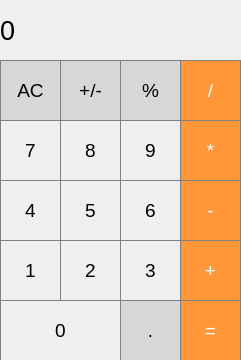
<?xml version="1.0" encoding="UTF-8"?>
<ui version="4.0">
 <class>Calculator</class>
 <widget class="QMainWindow" name="Calculator">
  <property name="geometry">
   <rect>
    <x>0</x>
    <y>0</y>
    <width>241</width>
    <height>360</height>
   </rect>
  </property>
  <property name="windowTitle">
   <string>Calculator</string>
  </property>
  <widget class="QWidget" name="centralwidget">
   <widget class="QLabel" name="result">
    <property name="geometry">
     <rect>
      <x>0</x>
      <y>0</y>
      <width>231</width>
      <height>61</height>
     </rect>
    </property>
    <property name="font">
     <font>
      <pointsize>20</pointsize>
     </font>
    </property>
    <property name="styleSheet">
     <string notr="true">QLabel
{
   qproperty-alignment: 'AlignVCenter | AlignRight';
   border-bottom: 1px solid gray;
}
background-color: white;</string>
    </property>
    <property name="text">
     <string>0</string>
    </property>
   </widget>
   <widget class="QPushButton" name="pushButton_AC">
    <property name="geometry">
     <rect>
      <x>0</x>
      <y>60</y>
      <width>61</width>
      <height>61</height>
     </rect>
    </property>
    <property name="font">
     <font>
      <pointsize>14</pointsize>
     </font>
    </property>
    <property name="styleSheet">
     <string notr="true">QPushButton {
     border: 1px solid grey;
    background-color: rgb(215,215,215);
}

 QPushButton:pressed {
     background-color: qlineargradient(x1: 0, y1: 0, x2: 0, y2: 1,
                                       stop: 0 #bebebe, stop: 1 #d7d7d7);
 }</string>
    </property>
    <property name="text">
     <string>AC</string>
    </property>
    <property name="autoDefault">
     <bool>false</bool>
    </property>
   </widget>
   <widget class="QPushButton" name="pushButton_plusminus">
    <property name="geometry">
     <rect>
      <x>60</x>
      <y>60</y>
      <width>61</width>
      <height>61</height>
     </rect>
    </property>
    <property name="font">
     <font>
      <pointsize>14</pointsize>
     </font>
    </property>
    <property name="styleSheet">
     <string notr="true">QPushButton {
     border: 1px solid grey;
    background-color: rgb(215,215,215);
}

 QPushButton:pressed {
     background-color: qlineargradient(x1: 0, y1: 0, x2: 0, y2: 1,
                                       stop: 0 #bebebe, stop: 1 #d7d7d7);
 }</string>
    </property>
    <property name="text">
     <string>+/-</string>
    </property>
   </widget>
   <widget class="QPushButton" name="pushButton_percent">
    <property name="geometry">
     <rect>
      <x>120</x>
      <y>60</y>
      <width>61</width>
      <height>61</height>
     </rect>
    </property>
    <property name="font">
     <font>
      <pointsize>14</pointsize>
     </font>
    </property>
    <property name="styleSheet">
     <string notr="true">QPushButton {
     border: 1px solid grey;
    background-color: rgb(215,215,215);
}

 QPushButton:pressed {
     background-color: qlineargradient(x1: 0, y1: 0, x2: 0, y2: 1,
                                       stop: 0 #bebebe, stop: 1 #d7d7d7);
 }</string>
    </property>
    <property name="text">
     <string>%</string>
    </property>
   </widget>
   <widget class="QPushButton" name="pushButton_div">
    <property name="geometry">
     <rect>
      <x>180</x>
      <y>60</y>
      <width>61</width>
      <height>61</height>
     </rect>
    </property>
    <property name="font">
     <font>
      <pointsize>14</pointsize>
     </font>
    </property>
    <property name="styleSheet">
     <string notr="true">QPushButton {
border: 1px solid grey;
background-color: rgb(255,151,57);
color: white;
}

QPushButton:pressed {
background-color: qlineargradient(x1: 0, y1: 0, x2: 0, y2: 1,
stop: 0 #ff7832, stop: 1 #ff9739);
}
</string>
    </property>
    <property name="text">
     <string>/</string>
    </property>
   </widget>
   <widget class="QPushButton" name="pushButton_mul">
    <property name="geometry">
     <rect>
      <x>180</x>
      <y>120</y>
      <width>61</width>
      <height>61</height>
     </rect>
    </property>
    <property name="font">
     <font>
      <pointsize>14</pointsize>
     </font>
    </property>
    <property name="styleSheet">
     <string notr="true">QPushButton {
border: 1px solid grey;
background-color: rgb(255,151,57);
color: white;
}

QPushButton:pressed {
background-color: qlineargradient(x1: 0, y1: 0, x2: 0, y2: 1,
stop: 0 #ff7832, stop: 1 #ff9739);
}
</string>
    </property>
    <property name="text">
     <string>*</string>
    </property>
   </widget>
   <widget class="QPushButton" name="pushButton_8">
    <property name="geometry">
     <rect>
      <x>60</x>
      <y>120</y>
      <width>61</width>
      <height>61</height>
     </rect>
    </property>
    <property name="font">
     <font>
      <pointsize>14</pointsize>
     </font>
    </property>
    <property name="styleSheet">
     <string notr="true">QPushButton {
     border: 1px solid grey;
}

 QPushButton:pressed {
     background-color: qlineargradient(x1: 0, y1: 0, x2: 0, y2: 1,
                                       stop: 0 #dadbde, stop: 1 #f6f7fa);
 }</string>
    </property>
    <property name="text">
     <string>8</string>
    </property>
   </widget>
   <widget class="QPushButton" name="pushButton_9">
    <property name="geometry">
     <rect>
      <x>120</x>
      <y>120</y>
      <width>61</width>
      <height>61</height>
     </rect>
    </property>
    <property name="font">
     <font>
      <pointsize>14</pointsize>
     </font>
    </property>
    <property name="styleSheet">
     <string notr="true">QPushButton {
     border: 1px solid grey;
}

 QPushButton:pressed {
     background-color: qlineargradient(x1: 0, y1: 0, x2: 0, y2: 1,
                                       stop: 0 #dadbde, stop: 1 #f6f7fa);
 }</string>
    </property>
    <property name="text">
     <string>9</string>
    </property>
   </widget>
   <widget class="QPushButton" name="pushButton_7">
    <property name="geometry">
     <rect>
      <x>0</x>
      <y>120</y>
      <width>61</width>
      <height>61</height>
     </rect>
    </property>
    <property name="font">
     <font>
      <pointsize>14</pointsize>
     </font>
    </property>
    <property name="styleSheet">
     <string notr="true">QPushButton {
     border: 1px solid grey;
}

 QPushButton:pressed {
     background-color: qlineargradient(x1: 0, y1: 0, x2: 0, y2: 1,
                                       stop: 0 #dadbde, stop: 1 #f6f7fa);
 }</string>
    </property>
    <property name="text">
     <string>7</string>
    </property>
   </widget>
   <widget class="QPushButton" name="pushButton_sub">
    <property name="geometry">
     <rect>
      <x>180</x>
      <y>180</y>
      <width>61</width>
      <height>61</height>
     </rect>
    </property>
    <property name="font">
     <font>
      <pointsize>14</pointsize>
     </font>
    </property>
    <property name="styleSheet">
     <string notr="true">QPushButton {
border: 1px solid grey;
background-color: rgb(255,151,57);
color: white;
}

QPushButton:pressed {
background-color: qlineargradient(x1: 0, y1: 0, x2: 0, y2: 1,
stop: 0 #ff7832, stop: 1 #ff9739);
}
</string>
    </property>
    <property name="text">
     <string>-</string>
    </property>
   </widget>
   <widget class="QPushButton" name="pushButton_5">
    <property name="geometry">
     <rect>
      <x>60</x>
      <y>180</y>
      <width>61</width>
      <height>61</height>
     </rect>
    </property>
    <property name="font">
     <font>
      <pointsize>14</pointsize>
     </font>
    </property>
    <property name="styleSheet">
     <string notr="true">QPushButton {
     border: 1px solid grey;
}

 QPushButton:pressed {
     background-color: qlineargradient(x1: 0, y1: 0, x2: 0, y2: 1,
                                       stop: 0 #dadbde, stop: 1 #f6f7fa);
 }</string>
    </property>
    <property name="text">
     <string>5</string>
    </property>
   </widget>
   <widget class="QPushButton" name="pushButton_6">
    <property name="geometry">
     <rect>
      <x>120</x>
      <y>180</y>
      <width>61</width>
      <height>61</height>
     </rect>
    </property>
    <property name="font">
     <font>
      <pointsize>14</pointsize>
     </font>
    </property>
    <property name="styleSheet">
     <string notr="true">QPushButton {
     border: 1px solid grey;
}

 QPushButton:pressed {
     background-color: qlineargradient(x1: 0, y1: 0, x2: 0, y2: 1,
                                       stop: 0 #dadbde, stop: 1 #f6f7fa);
 }</string>
    </property>
    <property name="text">
     <string>6</string>
    </property>
   </widget>
   <widget class="QPushButton" name="pushButton_4">
    <property name="geometry">
     <rect>
      <x>0</x>
      <y>180</y>
      <width>61</width>
      <height>61</height>
     </rect>
    </property>
    <property name="font">
     <font>
      <pointsize>14</pointsize>
     </font>
    </property>
    <property name="styleSheet">
     <string notr="true">QPushButton {
     border: 1px solid grey;
}

 QPushButton:pressed {
     background-color: qlineargradient(x1: 0, y1: 0, x2: 0, y2: 1,
                                       stop: 0 #dadbde, stop: 1 #f6f7fa);
 }</string>
    </property>
    <property name="text">
     <string>4</string>
    </property>
   </widget>
   <widget class="QPushButton" name="pushButton_add">
    <property name="geometry">
     <rect>
      <x>180</x>
      <y>240</y>
      <width>61</width>
      <height>61</height>
     </rect>
    </property>
    <property name="font">
     <font>
      <pointsize>14</pointsize>
     </font>
    </property>
    <property name="styleSheet">
     <string notr="true">QPushButton {
border: 1px solid grey;
background-color: rgb(255,151,57);
color: white;
}

QPushButton:pressed {
background-color: qlineargradient(x1: 0, y1: 0, x2: 0, y2: 1,
stop: 0 #ff7832, stop: 1 #ff9739);
}
</string>
    </property>
    <property name="text">
     <string>+</string>
    </property>
   </widget>
   <widget class="QPushButton" name="pushButton_2">
    <property name="geometry">
     <rect>
      <x>60</x>
      <y>240</y>
      <width>61</width>
      <height>61</height>
     </rect>
    </property>
    <property name="font">
     <font>
      <pointsize>14</pointsize>
     </font>
    </property>
    <property name="styleSheet">
     <string notr="true">QPushButton {
     border: 1px solid grey;
}

 QPushButton:pressed {
     background-color: qlineargradient(x1: 0, y1: 0, x2: 0, y2: 1,
                                       stop: 0 #dadbde, stop: 1 #f6f7fa);
 }</string>
    </property>
    <property name="text">
     <string>2</string>
    </property>
   </widget>
   <widget class="QPushButton" name="pushButton_3">
    <property name="geometry">
     <rect>
      <x>120</x>
      <y>240</y>
      <width>61</width>
      <height>61</height>
     </rect>
    </property>
    <property name="font">
     <font>
      <pointsize>14</pointsize>
     </font>
    </property>
    <property name="styleSheet">
     <string notr="true">QPushButton {
     border: 1px solid grey;
}

 QPushButton:pressed {
     background-color: qlineargradient(x1: 0, y1: 0, x2: 0, y2: 1,
                                       stop: 0 #dadbde, stop: 1 #f6f7fa);
 }</string>
    </property>
    <property name="text">
     <string>3</string>
    </property>
   </widget>
   <widget class="QPushButton" name="pushButton_1">
    <property name="geometry">
     <rect>
      <x>0</x>
      <y>240</y>
      <width>61</width>
      <height>61</height>
     </rect>
    </property>
    <property name="font">
     <font>
      <pointsize>14</pointsize>
     </font>
    </property>
    <property name="styleSheet">
     <string notr="true">QPushButton {
     border: 1px solid grey;
}

 QPushButton:pressed {
     background-color: qlineargradient(x1: 0, y1: 0, x2: 0, y2: 1,
                                       stop: 0 #dadbde, stop: 1 #f6f7fa);
 }</string>
    </property>
    <property name="text">
     <string>1</string>
    </property>
   </widget>
   <widget class="QPushButton" name="pushButton_equal">
    <property name="geometry">
     <rect>
      <x>180</x>
      <y>300</y>
      <width>61</width>
      <height>61</height>
     </rect>
    </property>
    <property name="font">
     <font>
      <pointsize>14</pointsize>
     </font>
    </property>
    <property name="styleSheet">
     <string notr="true">QPushButton {
border: 1px solid grey;
background-color: rgb(255,151,57);
color: white;
}

QPushButton:pressed {
background-color: qlineargradient(x1: 0, y1: 0, x2: 0, y2: 1,
stop: 0 #ff7832, stop: 1 #ff9739);
}
</string>
    </property>
    <property name="text">
     <string>=</string>
    </property>
   </widget>
   <widget class="QPushButton" name="pushButton_dot">
    <property name="geometry">
     <rect>
      <x>120</x>
      <y>300</y>
      <width>61</width>
      <height>61</height>
     </rect>
    </property>
    <property name="font">
     <font>
      <pointsize>14</pointsize>
     </font>
    </property>
    <property name="styleSheet">
     <string notr="true">QPushButton {
     border: 1px solid grey;
    background-color: rgb(215,215,215);
}

 QPushButton:pressed {
     background-color: qlineargradient(x1: 0, y1: 0, x2: 0, y2: 1,
                                       stop: 0 #bebebe, stop: 1 #d7d7d7);
 }</string>
    </property>
    <property name="text">
     <string>.</string>
    </property>
   </widget>
   <widget class="QPushButton" name="pushButton_0">
    <property name="geometry">
     <rect>
      <x>0</x>
      <y>300</y>
      <width>121</width>
      <height>61</height>
     </rect>
    </property>
    <property name="font">
     <font>
      <pointsize>14</pointsize>
     </font>
    </property>
    <property name="styleSheet">
     <string notr="true">QPushButton {
     border: 1px solid grey;
}

 QPushButton:pressed {
     background-color: qlineargradient(x1: 0, y1: 0, x2: 0, y2: 1,
                                       stop: 0 #dadbde, stop: 1 #f6f7fa);
 }</string>
    </property>
    <property name="text">
     <string>0</string>
    </property>
   </widget>
  </widget>
 </widget>
 <resources/>
 <connections/>
</ui>
